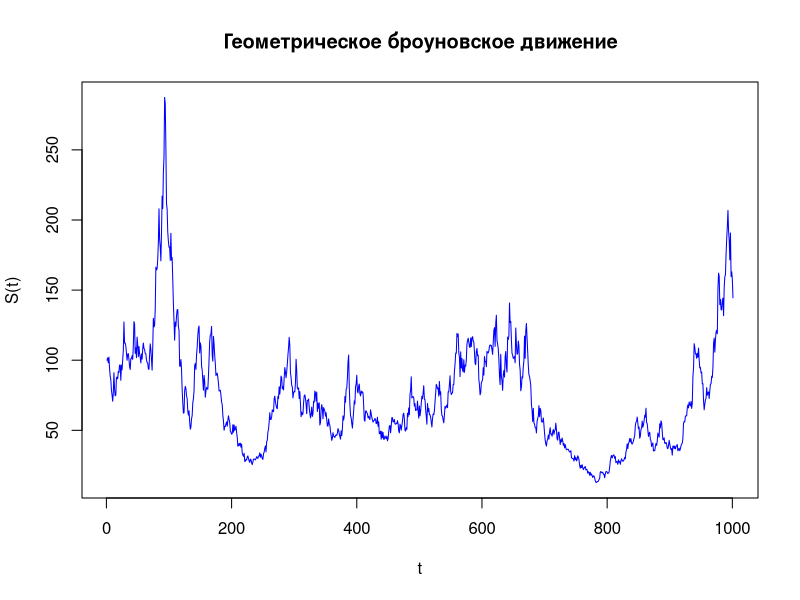

This chart was generated by the following R code:
#Variable&Function-Declaration----
S0 = 100
a = 0.5
sigma = 0.8
delta = 0.01
steps = 1000

BrownSimulate = function(delta, steps) {
  incr = rnorm(steps, mean = 0, sd = sqrt(delta))  
  B = c(0, cumsum(incr))  
  return(B)
}
GeoBrSimulation = function(S0,a, sigma, delta, steps,B){
  S = numeric(steps + 1)  
  S[1] = S0  # устанавливаем начальное значение
  
  for (i in 1:steps) {
    # Используем значения броуновского движения из предыдущего кода
    S[i + 1] = S0 * exp((a - sigma^2 / 2) * (i * delta) + sigma * B[i + 1])  
  }
  return(S)
}

#Br-Geo-BrSimulation----
tp = seq(0, steps * delta, by = delta)
B = BrownSimulate(delta, steps)
S = GeoBrSimulation(S0,a, sigma, delta, steps,B)

#Visualization
plot(S, type = "l", col = "blue", xlab = "t", ylab = "S(t)", lwd = "1",
     main = "Геометрическое броуновское движение")



  